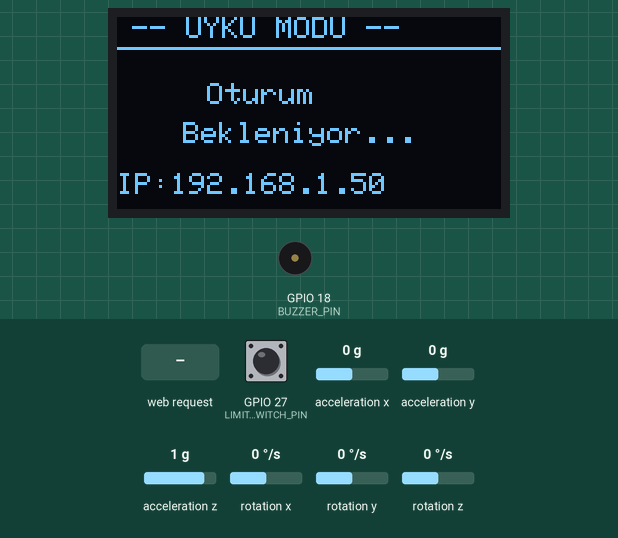
Simulated run of this sketch. Board: ESP32. On the bench: 128×64 one-colour display, buzzer (waves = sounding, pin HIGH). Wiring (inferred from the names in the program): MPU-6050 motion sensor at I2C address 0x68. The inputs (shaded band) are chosen by the test bench; at power-on: acceleration x 0 g, acceleration z 1 g, rotation y 0 °/s, acceleration y 0 g, GPIO 27 (LIMIT_SWITCH_PIN) HIGH, rotation x 0 °/s, rotation z 0 °/s. WiFi joins after 1.5 s; servers stay silent unless stated; random numbers use the default seed unless the sketch sets one; what the sketch prints to the serial monitor is not drawn.

Above: at 8.3 s.
8.4 s: HTTP request GET /control?force_sit=1 received
At 8.9 s:
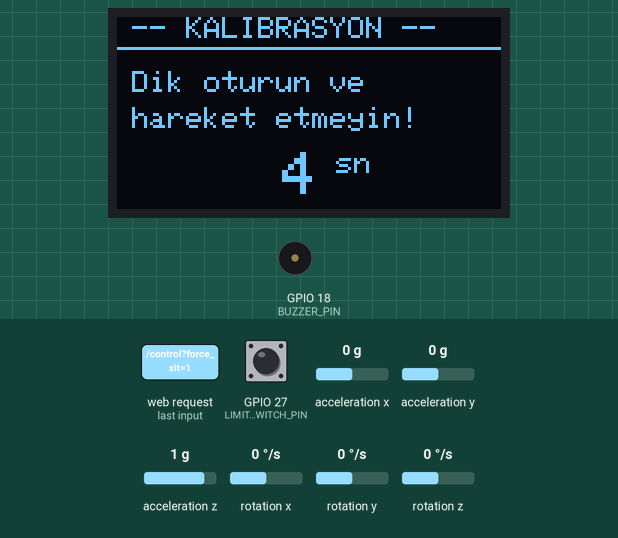
11.4 s: acceleration x set to -1.4 g
At 13.69 s:
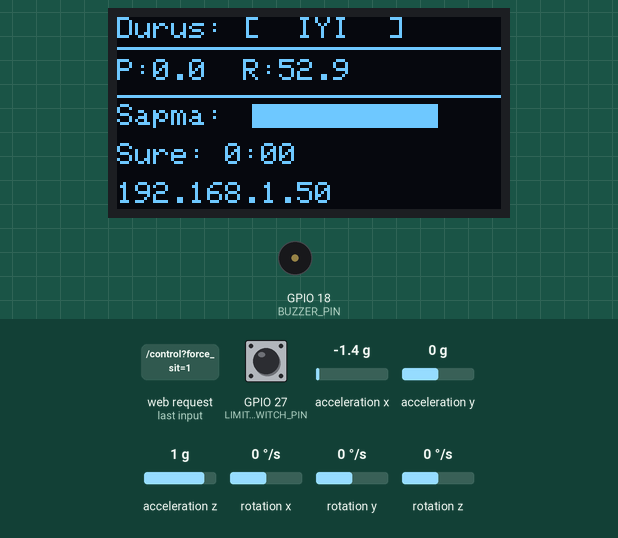
14.4 s: acceleration z set to -1.4 g
At 15.69 s:
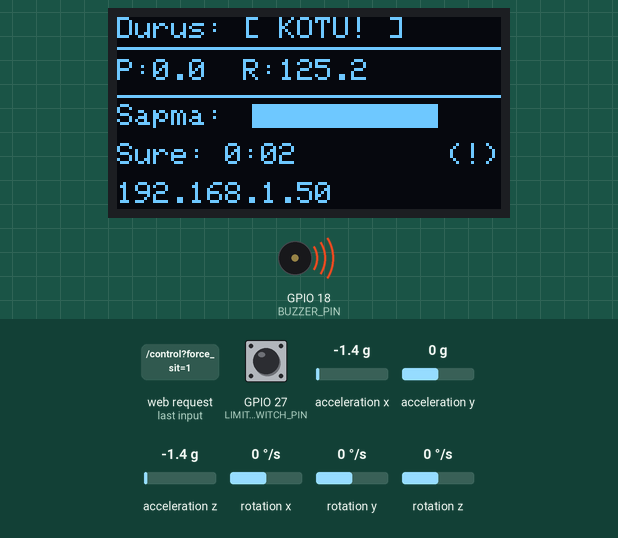
17.4 s: rotation y set to -192 °/s
At 17.69 s:
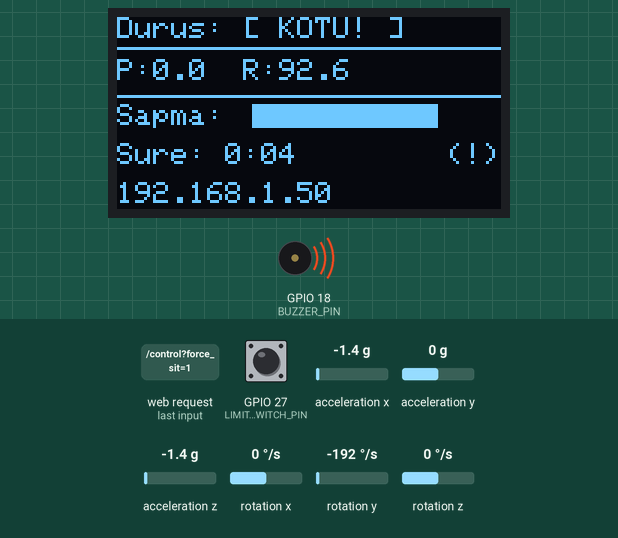
20.3 s: acceleration y set to -1.4 g
At 20.39 s:
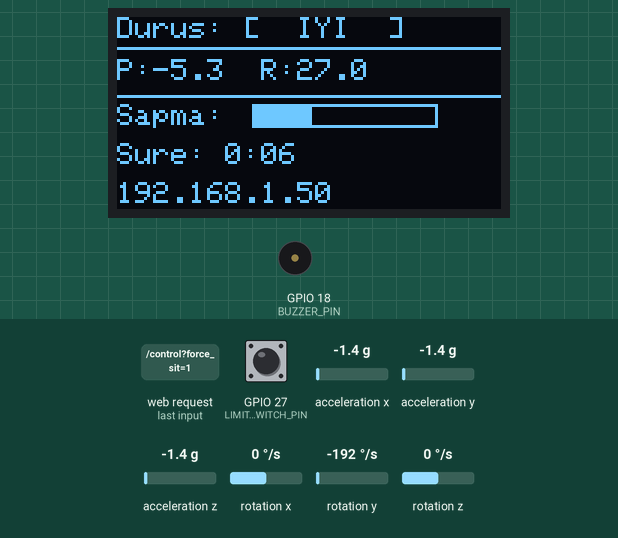
23.3 s: HTTP request GET /control?recalibrate=0 received
At 23.76 s:
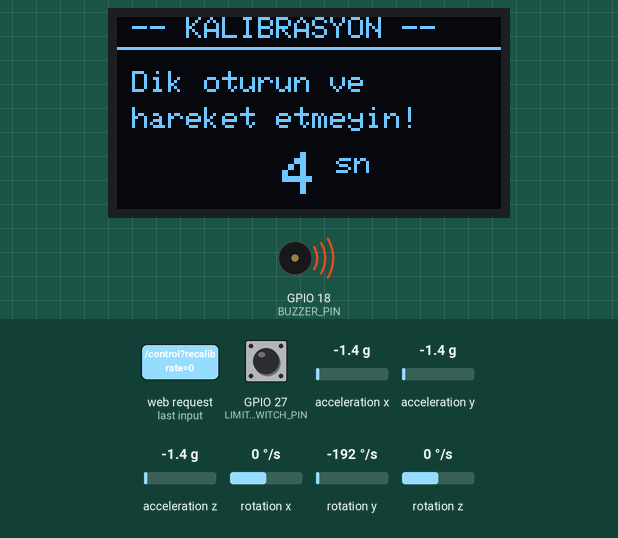
Timing chart, 0 to 27.3 s (numbered marks = the images above; inputs shaded):
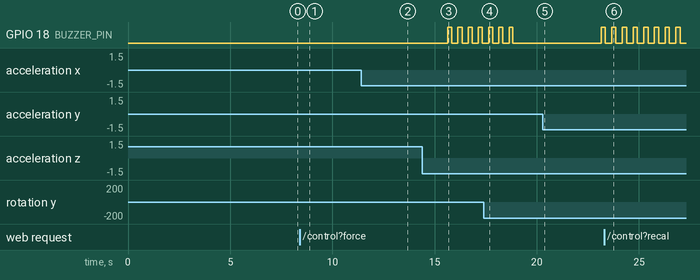

Measured:
- after the input at 8.4 s, the display: changes after 0.12 s (image 1)
- after the input at 20.3 s, GPIO 18 (BUZZER_PIN): LOW → HIGH after 2.8 s
- by itself, GPIO 18 (BUZZER_PIN): alternates HIGH for 0.20 s and LOW for 0.30 s
- what the display in image 1 shows lasts 1.0 s, from 8.5 s to 9.5 s

The sketch:

akilli_sandalye.ino
```cpp
// Akilli Sandalye Projesi
// MPU6050 + OLED + WiFi

#include <Wire.h>
#include <WiFi.h>
#include <WebServer.h>
#include <Adafruit_SSD1306.h>
#include <Adafruit_GFX.h>
#include <ArduinoJson.h>
#include <math.h>
#include "dashboard_html.h"

const char* WIFI_SSID = "Emir";
const char* WIFI_PASS = "12345678";

#define LIMIT_SWITCH_PIN  27
#define BUZZER_PIN        18
#define SCREEN_WIDTH     128
#define SCREEN_HEIGHT     64
#define OLED_RESET        -1
#define OLED_I2C_ADDR  0x3C

float sapmaEsikDerece = 20.0;
#define KOTU_DURUS_SURE_MS  2000
#define KALIBRASYON_SURE_MS 5000
#define SENSOR_OKUMA_MS      100
#define BUZZER_BEEP_MS       200
#define BUZZER_PAUSE_MS      300
#define ALPHA                0.85


Adafruit_SSD1306 display(SCREEN_WIDTH, SCREEN_HEIGHT, &Wire, OLED_RESET);
WebServer server(80);

enum SistemDurumu { BEKLEME, KALIBRASYON, TAKIP };
SistemDurumu durum = BEKLEME;

float refPitch = 0.0, refRoll = 0.0;
float pitch = 0.0, roll = 0.0;
float kalTopPitch = 0.0, kalTopRoll = 0.0;
int kalSayac = 0;

unsigned long kalibrasyonBaslangic = 0;
unsigned long oturmaBaslangic = 0;
unsigned long kotuDurusBaslangic = 0;
unsigned long sonSensorOkuma = 0;
unsigned long sonBuzzerToggle = 0;
unsigned long oncekiZaman = 0;

bool kotuDurus = false;
bool buzzerAktif = false;
bool buzzerDurumu = false;
bool wifiConnected = false;
bool buzzerMuted = false;
bool remoteRecalib = false;
bool manualBuzzer = false;
bool forceSit = false;

void sistemBaslat();
void wifiBaslat();
void setupWebServer();
void handleData();
void handleControl();
void handleCORS();
void oledBeklemeEkrani();
void oledKalibrasyonEkrani(int kalan);
void oledTakipEkrani(float p, float r, bool iyi, unsigned long sure);
void aciHesapla(float ax, float ay, float az, float gx, float gy, float gz, float dt);
void buzzerKontrol();

void setup() {
  Serial.begin(115200);
  delay(500);
  Serial.println("Sistem baslatiliyor...");

  pinMode(LIMIT_SWITCH_PIN, INPUT_PULLUP);
  pinMode(BUZZER_PIN, OUTPUT);
  digitalWrite(BUZZER_PIN, LOW);

  Wire.begin(21, 22);
  sistemBaslat();
  wifiBaslat();
  setupWebServer();

  oncekiZaman = millis();
  Serial.println("Sistem hazir");
}

void loop() {
  server.handleClient();

  unsigned long simdi = millis();
  bool oturuyor = (digitalRead(LIMIT_SWITCH_PIN) == LOW) || forceSit;

  switch (durum) {

    case BEKLEME:
      if (oturuyor) {
        durum = KALIBRASYON;
        kalibrasyonBaslangic = simdi;
        kalTopPitch = 0.0; kalTopRoll = 0.0; kalSayac = 0;
        float ax, ay, az, gx, gy, gz;
        okuMPU6050(ax, ay, az, gx, gy, gz);
        pitch = atan2(ay, sqrt(ax * ax + az * az)) * 180.0 / PI;
        roll = atan2(-ax, az) * 180.0 / PI;
        oncekiZaman = simdi;
      } else {
        oledBeklemeEkrani();
        delay(200);
      }
      break;

    case KALIBRASYON:
      if (!oturuyor) {
        durum = BEKLEME;
        break;
      }
      if (simdi - sonSensorOkuma >= SENSOR_OKUMA_MS) {
        sonSensorOkuma = simdi;
        float dt = (simdi - oncekiZaman) / 1000.0;
        oncekiZaman = simdi;
        float ax, ay, az, gx, gy, gz;
        okuMPU6050(ax, ay, az, gx, gy, gz);
        aciHesapla(ax, ay, az, gx, gy, gz, dt);
        kalTopPitch += pitch; kalTopRoll += roll; kalSayac++;
      }
      {
        int kalan = (KALIBRASYON_SURE_MS - (simdi - kalibrasyonBaslangic)) / 1000;
        if (kalan < 0) kalan = 0;
        oledKalibrasyonEkrani(kalan);
      }
      if (simdi - kalibrasyonBaslangic >= KALIBRASYON_SURE_MS) {
        if (kalSayac > 0) {
          refPitch = kalTopPitch / kalSayac;
          refRoll = kalTopRoll / kalSayac;
        }
        oturmaBaslangic = simdi;
        kotuDurusBaslangic = 0;
        kotuDurus = false; buzzerAktif = false;
        durum = TAKIP;
      }
      break;

    case TAKIP:
      if (!oturuyor) {
        durum = BEKLEME;
        buzzerAktif = false;
        digitalWrite(BUZZER_PIN, LOW);
        break;
      }
      if (simdi - sonSensorOkuma >= SENSOR_OKUMA_MS) {
        sonSensorOkuma = simdi;
        float dt = (simdi - oncekiZaman) / 1000.0;
        oncekiZaman = simdi;
        float ax, ay, az, gx, gy, gz;
        okuMPU6050(ax, ay, az, gx, gy, gz);
        aciHesapla(ax, ay, az, gx, gy, gz, dt);

        float sapmaPitch = fabs(pitch - refPitch);
        float sapmaRoll = fabs(roll - refRoll);
        bool sapmaVar = (sapmaPitch > sapmaEsikDerece) || (sapmaRoll > sapmaEsikDerece);

        if (sapmaVar) {
          if (kotuDurusBaslangic == 0) kotuDurusBaslangic = simdi;
          if (simdi - kotuDurusBaslangic >= KOTU_DURUS_SURE_MS) {
            kotuDurus = true;
            buzzerAktif = !buzzerMuted;
          }
        } else {
          kotuDurusBaslangic = 0;
          kotuDurus = false; buzzerAktif = false;
          digitalWrite(BUZZER_PIN, LOW);
        }

        if (remoteRecalib) {
          remoteRecalib = false;
          durum = KALIBRASYON;
          kalibrasyonBaslangic = simdi;
          kalTopPitch = 0.0; kalTopRoll = 0.0; kalSayac = 0;
          float ax, ay, az, gx, gy, gz;
          okuMPU6050(ax, ay, az, gx, gy, gz);
          pitch = atan2(ay, sqrt(ax * ax + az * az)) * 180.0 / PI;
          roll = atan2(-ax, az) * 180.0 / PI;
          oncekiZaman = simdi;
          break;
        }

        unsigned long oturmaSuresi = simdi - oturmaBaslangic;
        oledTakipEkrani(pitch, roll, !kotuDurus, oturmaSuresi);
      }
      break;
  }
  buzzerKontrol();
}

void wifiBaslat() {
  display.clearDisplay();
  display.setTextSize(1);
  display.setCursor(0, 0);
  display.println(F("WiFi Baglaniyor..."));
  display.println(WIFI_SSID);
  display.display();

  WiFi.begin(WIFI_SSID, WIFI_PASS);

  int retry = 0;
  while (WiFi.status() != WL_CONNECTED && retry < 30) {
    delay(500);
    Serial.print(".");
    retry++;
  }

  if (WiFi.status() == WL_CONNECTED) {
    wifiConnected = true;
    Serial.println();
    Serial.println(WiFi.localIP());

    display.clearDisplay();
    display.setCursor(0, 0);
    display.println(F("WiFi Baglandi!"));
    display.setCursor(0, 16);
    display.println(F("IP Adresi:"));
    display.setTextSize(1);
    display.setCursor(0, 30);
    display.println(WiFi.localIP());
    display.setCursor(0, 50);
    display.println(F("Dashboard hazir!"));
    display.display();
    delay(3000);
  } else {
    wifiConnected = false;
    display.clearDisplay();
    display.setCursor(0, 20);
    display.println(F("WiFi Baglanamiyor"));
    display.println(F("Offline mod..."));
    display.display();
    delay(2000);
  }
}

void setupWebServer() {
  if (!wifiConnected) return;

  server.on("/", HTTP_GET, []() {
    server.send(200, "text/html", DASHBOARD_HTML);
  });

  server.on("/data", HTTP_OPTIONS, handleCORS);
  server.on("/control", HTTP_OPTIONS, handleCORS);
  server.on("/data", HTTP_GET, handleData);
  server.on("/control", HTTP_GET, handleControl);

  server.begin();
}

void handleCORS() {
  server.sendHeader("Access-Control-Allow-Origin", "*");
  server.sendHeader("Access-Control-Allow-Methods", "GET,OPTIONS");
  server.sendHeader("Access-Control-Allow-Headers", "*");
  server.sendHeader("Access-Control-Allow-Private-Network", "true");
  server.send(204);
}

void handleData() {
  server.sendHeader("Access-Control-Allow-Origin", "*");
  server.sendHeader("Access-Control-Allow-Private-Network", "true");

  JsonDocument doc;
  doc["pitch"] = round(pitch * 10.0) / 10.0;
  doc["roll"] = round(roll * 10.0) / 10.0;
  doc["refPitch"] = round(refPitch * 10.0) / 10.0;
  doc["refRoll"] = round(refRoll * 10.0) / 10.0;
  doc["sitting"] = (digitalRead(LIMIT_SWITCH_PIN) == LOW);
  doc["bad"] = kotuDurus;
  doc["buzzer"] = buzzerAktif;
  doc["mode"] = (int)durum;
  doc["forceSit"] = forceSit;
  doc["manualBuzzer"] = manualBuzzer;

  if (durum == TAKIP) {
    doc["sittingMs"] = millis() - oturmaBaslangic;
  } else {
    doc["sittingMs"] = 0;
  }

  String json;
  serializeJson(doc, json);
  server.send(200, "application/json", json);
}

void handleControl() {
  server.sendHeader("Access-Control-Allow-Origin", "*");

  if (server.hasArg("buzzer")) {
    buzzerMuted = (server.arg("buzzer") == "0");
    if (buzzerMuted) {
      buzzerAktif = false;
      digitalWrite(BUZZER_PIN, LOW);
    }
  }

  if (server.hasArg("recalibrate")) {
    remoteRecalib = true;
  }

  if (server.hasArg("manual_buzzer")) {
    manualBuzzer = (server.arg("manual_buzzer") == "1");
    if (!manualBuzzer) digitalWrite(BUZZER_PIN, LOW);
  }

  if (server.hasArg("force_sit")) {
    forceSit = (server.arg("force_sit") == "1");
  }

  if (server.hasArg("threshold")) {
    float newThresh = server.arg("threshold").toFloat();
    if (newThresh >= 5 && newThresh <= 30) {
      sapmaEsikDerece = newThresh;
    }
  }

  server.send(200, "application/json", "{\"ok\":true}");
}

void sistemBaslat() {
  if (!display.begin(SSD1306_SWITCHCAPVCC, OLED_I2C_ADDR)) {
    Serial.println("OLED Hata!");
    while (true) { delay(1000); }
  }
  display.clearDisplay();
  display.setTextSize(1);
  display.setTextColor(SSD1306_WHITE);
  display.setCursor(10, 20);
  display.println(F("Sistem Basliyor..."));
  display.display();

  Wire.beginTransmission(0x68);
  Wire.write(0x6B);
  Wire.write(0);
  byte err = Wire.endTransmission(true);

  Wire.beginTransmission(0x68);
  Wire.write(0x1A);
  Wire.write(0x04);
  Wire.endTransmission(true);

  if (err != 0) {
    Serial.println("MPU6050 Hata!");
    display.clearDisplay();
    display.setCursor(0, 15);
    display.println(F("MPU6050 HATA!"));
    display.setCursor(0, 30);
    display.println(F("Baglantiyi Kontrol Et"));
    display.display();
    while (true) { delay(1000); }
  } else {
    Serial.println("MPU6050 Hazir");
  }

  display.clearDisplay();
  display.setCursor(15, 5);
  display.println(F("Akilli Sandalye"));
  display.setCursor(5, 20);
  display.println(F("Durus Takip Sistemi"));
  display.drawLine(0, 35, 128, 35, SSD1306_WHITE);
  display.setCursor(10, 42);
  display.println(F("v2.0 WiFi+IoT"));
  display.display();
  delay(2000);
}

void okuMPU6050(float &ax, float &ay, float &az, float &gx, float &gy, float &gz) {
  Wire.beginTransmission(0x68);
  Wire.write(0x3B);
  Wire.endTransmission(false);
  Wire.requestFrom((uint16_t)0x68, (uint8_t)14, true);

  int16_t AcX = Wire.read()<<8 | Wire.read();
  int16_t AcY = Wire.read()<<8 | Wire.read();
  int16_t AcZ = Wire.read()<<8 | Wire.read();
  Wire.read(); Wire.read();
  int16_t GyX = Wire.read()<<8 | Wire.read();
  int16_t GyY = Wire.read()<<8 | Wire.read();
  int16_t GyZ = Wire.read()<<8 | Wire.read();

  ax = AcX / 16384.0;
  ay = AcY / 16384.0;
  az = AcZ / 16384.0;
  gx = (GyX / 131.0) * (PI / 180.0);
  gy = (GyY / 131.0) * (PI / 180.0);
  gz = (GyZ / 131.0) * (PI / 180.0);
}

void aciHesapla(float ax, float ay, float az,
                float gx, float gy, float gz, float dt) {
  float accelPitch = atan2(ay, sqrt(ax * ax + az * az)) * 180.0 / PI;
  float accelRoll = atan2(-ax, az) * 180.0 / PI;
  float gyroPitchRate = gx * 180.0 / PI;
  float gyroRollRate = gy * 180.0 / PI;
  pitch = ALPHA * (pitch + gyroPitchRate * dt) + (1.0 - ALPHA) * accelPitch;
  roll = ALPHA * (roll + gyroRollRate * dt) + (1.0 - ALPHA) * accelRoll;
}

void buzzerKontrol() {
  if (manualBuzzer) {
    digitalWrite(BUZZER_PIN, HIGH);
    return;
  }

  if (!buzzerAktif) {
    // Only return, the off state is managed elsewhere or here
    return;
  }

  unsigned long simdi = millis();
  if (simdi - sonBuzzerToggle >= (buzzerDurumu ? BUZZER_BEEP_MS : BUZZER_PAUSE_MS)) {
    buzzerDurumu = !buzzerDurumu;
    digitalWrite(BUZZER_PIN, buzzerDurumu ? HIGH : LOW);
    sonBuzzerToggle = simdi;
  }
}

void oledBeklemeEkrani() {
  display.clearDisplay();
  display.setTextSize(1);
  display.setCursor(5, 0);
  display.println(F("-- UYKU MODU --"));
  display.drawLine(0, 10, 128, 10, SSD1306_WHITE);
  display.setCursor(30, 22);
  display.println(F("Oturum"));
  display.setCursor(22, 35);
  display.println(F("Bekleniyor..."));
  if (wifiConnected) {
    display.setCursor(0, 52);
    display.print(F("IP:"));
    display.print(WiFi.localIP());
  }
  display.display();
}

void oledKalibrasyonEkrani(int kalan) {
  display.clearDisplay();
  display.setTextSize(1);
  display.setCursor(5, 0);
  display.println(F("-- KALIBRASYON --"));
  display.drawLine(0, 10, 128, 10, SSD1306_WHITE);
  display.setCursor(5, 18);
  display.println(F("Dik oturun ve"));
  display.setCursor(5, 30);
  display.println(F("hareket etmeyin!"));
  display.setTextSize(2);
  display.setCursor(55, 45);
  display.print(kalan);
  display.setTextSize(1);
  display.print(F(" sn"));
  display.display();
}

void oledTakipEkrani(float p, float r, bool iyi, unsigned long sure) {
  display.clearDisplay();
  display.setTextSize(1);
  display.setCursor(0, 0);
  display.print(F("Durus: "));
  display.println(iyi ? F("[  IYI  ]") : F("[ KOTU! ]"));
  display.drawLine(0, 10, 128, 10, SSD1306_WHITE);

  display.setCursor(0, 14);
  display.print(F("P:")); display.print(p, 1); display.print(F("  "));
  display.print(F("R:")); display.println(r, 1);

  display.drawLine(0, 26, 128, 26, SSD1306_WHITE);
  display.setCursor(0, 29);
  display.print(F("Sapma:"));
  float sapma = max(fabs(p - refPitch), fabs(r - refRoll));
  int barLen = constrain((int)(sapma * 2), 0, 60);
  display.drawRect(45, 29, 62, 8, SSD1306_WHITE);
  display.fillRect(46, 30, barLen, 6, SSD1306_WHITE);

  unsigned long sn = sure / 1000;
  display.setCursor(0, 42);
  display.print(F("Sure: "));
  display.print(sn / 60); display.print(F(":"));
  if (sn % 60 < 10) display.print(F("0"));
  display.print(sn % 60);

  if (wifiConnected) {
    display.setCursor(0, 55);
    display.print(WiFi.localIP());
  }

  if (!iyi) {
    display.setCursor(110, 42);
    display.print(F("(!)"));
  }
  display.display();
}
```

Source omitted: dashboard_html.h (28124 bytes)
